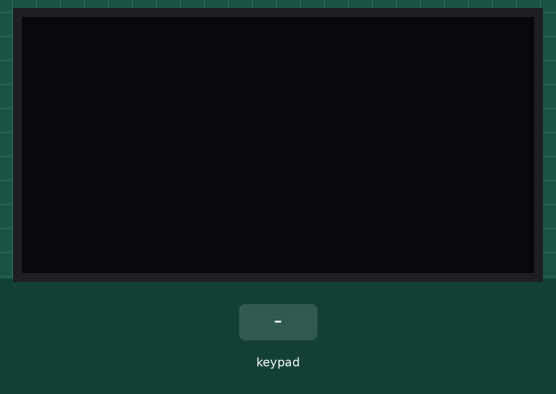
Bench run of a sketch on a simulated Arduino Uno, built with avr-gcc and run on an emulated ATmega328P. Parts: 128×64 one-colour display. Inputs (shaded band) come from the test bench. The display library's start-up logo is not drawn.

Above: at 1.2 s.
1.3 s: keypad keys 5 4 3 2 # pressed 0.4 s apart
At 3.8 s:
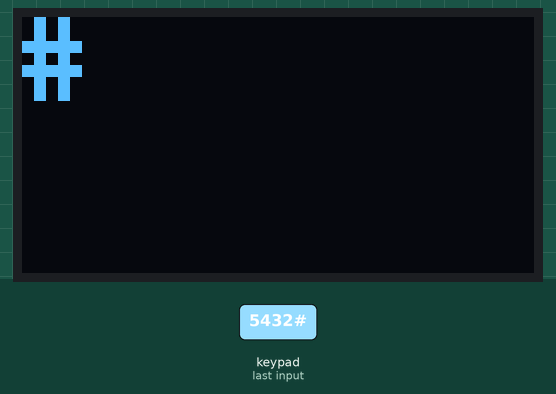
4.8 s: key '*' pressed
At 6.0 s:
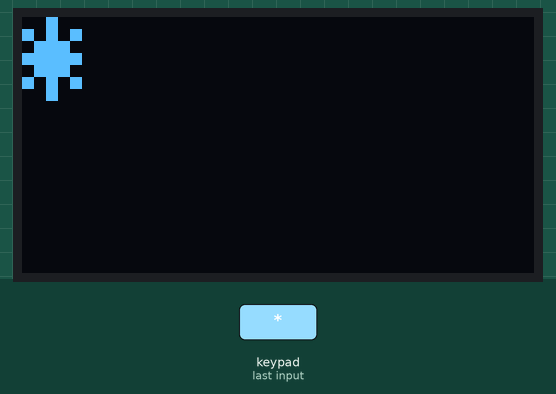
6.3 s: key 'A' pressed
At 7.5 s:
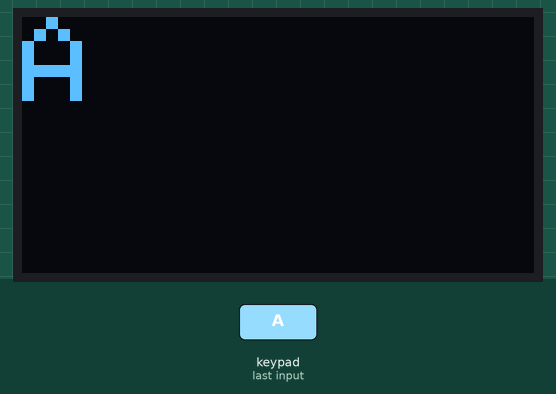
7.8 s: keypad keys 5 4 3 2 D pressed 0.4 s apart
At 9.8 s:
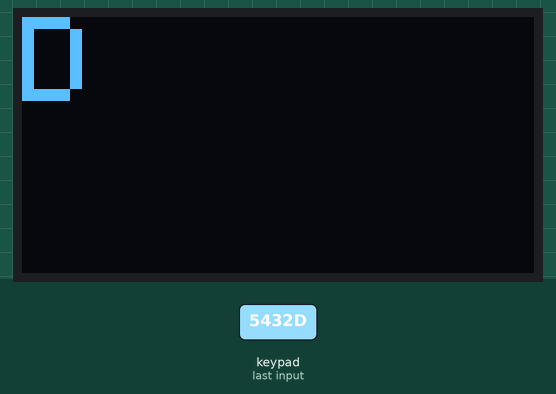
11.3 s: key 'B' pressed
At 12.5 s:
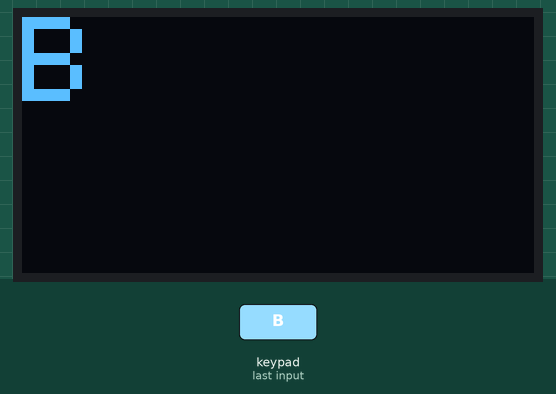
12.8 s: key 'C' pressed
At 13.6 s:
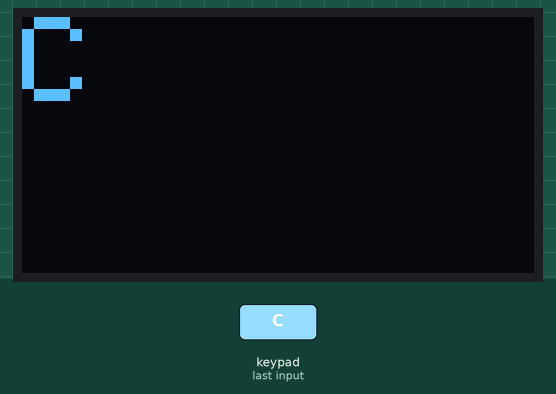
Timing chart, 0 to 15.3 s (numbered marks = the images above; inputs shaded):
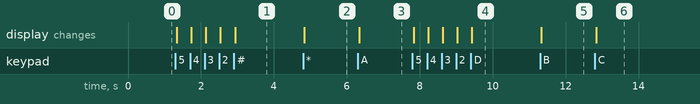

The sketch:

keypad_example.ino
```cpp
/*
 * Arduino 4x4 Keypad Read Example with OLED
 *
 * learnelectronics
 * 06 April 2017
 *
 * www.youtube.com/c/learnelectronics
 * arduino0169@gmail.com
 *
 * note: connect ribbon cable to digital pins 2-9
 * starting at the far right to digital 2 and
 * finishing with far left on digital 9
 */


//--------------------------------------------------------------------------------------------------------------------------
//                                                    LIBRARIES
//--------------------------------------------------------------------------------------------------------------------------
#include <Keypad.h>                                                           //keypad library
#include <Wire.h>                                                             //I2C library for OLED
#include <Adafruit_SSD1306.h>                                                 //OLED Driver library

//--------------------------------------------------------------------------------------------------------------------------
//                                                        DEFINES
//--------------------------------------------------------------------------------------------------------------------------
#define OLED_RESET 4                                                          //not really used

Adafruit_SSD1306 display(OLED_RESET);                                         //create instance of OLED called display

const byte ROWS = 4; //four rows                                              //declare rows
const byte COLS = 4; //three columns                                          //declare columns
char keys[ROWS][COLS] = {                                                     //declare 2 dimensional array to map keys
  {'1', '4', '7', '*'},
  {'2', '5', '8', '0'},
  {'3', '6', '9', '#'},
  {'A', 'B', 'C', 'D'}
};
byte rowPins[ROWS] = {5, 4, 3, 2};                                            //connect to the row pinouts of the keypad
byte colPins[COLS] = {9, 8, 7, 6};                                            //connect to the column pinouts of the keypad

Keypad keypad = Keypad( makeKeymap(keys), rowPins, colPins, ROWS, COLS );     //create instance of Keypad called keypad


//--------------------------------------------------------------------------------------------------------------------------
//                                                        SETUP
//--------------------------------------------------------------------------------------------------------------------------
void setup(){


  display.begin(SSD1306_SWITCHCAPVCC, 0x3C);                                  //start oled @ hex addy 0x3C
  display.display();                                                          //show buffer
  display.clearDisplay();                                                     //clear buffer
}

  //--------------------------------------------------------------------------------------------------------------------------
//                                                      MAIN LOOP
//--------------------------------------------------------------------------------------------------------------------------
void loop(){
  display.setTextSize(3);                                                     //set text size (1-6)
  display.setTextColor(WHITE);                                                //set text color
  display.setCursor(0,0);                                                     //cursor to upper left


  char key = keypad.getKey();                                                 //use keypad.getKey function to
                                                                              //to define the value of Char variable key

  if (key){                                                                   //if a key has been pressed
    display.clearDisplay();                                                   //clear last display
    display.println(key);                                                     //print the value of variable key
    display.display();                                                        //show buffer

  }
}
```

Measured:
- after the input at 1.3 s, the display: first changes at once (image 1 shows a later state)
- after the input at 4.8 s, the display: changes at once (image 2)
- after the input at 6.3 s, the display: changes at once (image 3)
- after the input at 7.8 s, the display: first changes at once (image 4 shows a later state)
- after the input at 11.3 s, the display: changes at once (image 5)
- after the input at 12.8 s, the display: changes at once (image 6)
